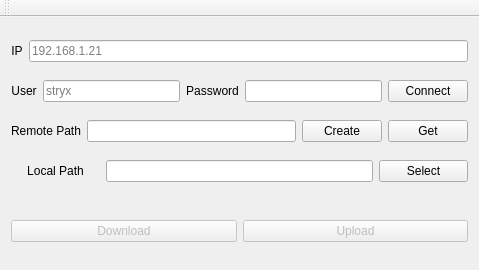
<?xml version="1.0" encoding="UTF-8"?>
<ui version="4.0">
 <class>MainWindow</class>
 <widget class="QMainWindow" name="MainWindow">
  <property name="geometry">
   <rect>
    <x>0</x>
    <y>0</y>
    <width>479</width>
    <height>270</height>
   </rect>
  </property>
  <property name="windowTitle">
   <string>MainWindow</string>
  </property>
  <widget class="QWidget" name="centralWidget">
   <layout class="QGridLayout" name="gridLayout_2">
    <item row="3" column="0">
     <layout class="QHBoxLayout" name="horizontalLayout_3" stretch="1,3,1">
      <item>
       <widget class="QLabel" name="label_4">
        <property name="text">
         <string>Local Path</string>
        </property>
        <property name="alignment">
         <set>Qt::AlignCenter</set>
        </property>
       </widget>
      </item>
      <item>
       <widget class="QLineEdit" name="le_path">
        <property name="clearButtonEnabled">
         <bool>true</bool>
        </property>
       </widget>
      </item>
      <item>
       <widget class="QPushButton" name="pb_select">
        <property name="text">
         <string>Select</string>
        </property>
        <attribute name="buttonGroup">
         <string notr="true">buttonGroup</string>
        </attribute>
       </widget>
      </item>
     </layout>
    </item>
    <item row="5" column="0">
     <layout class="QHBoxLayout" name="horizontalLayout_4">
      <item>
       <widget class="QPushButton" name="pb_download">
        <property name="enabled">
         <bool>false</bool>
        </property>
        <property name="text">
         <string>Download</string>
        </property>
       </widget>
      </item>
      <item>
       <widget class="QPushButton" name="pb_upload">
        <property name="enabled">
         <bool>false</bool>
        </property>
        <property name="text">
         <string>Upload</string>
        </property>
       </widget>
      </item>
     </layout>
    </item>
    <item row="1" column="0">
     <layout class="QHBoxLayout" name="horizontalLayout_2">
      <item>
       <widget class="QLabel" name="label_2">
        <property name="text">
         <string>User</string>
        </property>
        <property name="alignment">
         <set>Qt::AlignCenter</set>
        </property>
       </widget>
      </item>
      <item>
       <widget class="QLineEdit" name="le_user">
        <property name="placeholderText">
         <string>stryx</string>
        </property>
       </widget>
      </item>
      <item>
       <widget class="QLabel" name="label_3">
        <property name="text">
         <string>Password</string>
        </property>
        <property name="alignment">
         <set>Qt::AlignCenter</set>
        </property>
       </widget>
      </item>
      <item>
       <widget class="QLineEdit" name="le_pw">
        <property name="text">
         <string/>
        </property>
        <property name="echoMode">
         <enum>QLineEdit::Password</enum>
        </property>
        <property name="placeholderText">
         <string/>
        </property>
       </widget>
      </item>
      <item>
       <widget class="QPushButton" name="pb_connect">
        <property name="text">
         <string>Connect</string>
        </property>
        <property name="checkable">
         <bool>true</bool>
        </property>
       </widget>
      </item>
     </layout>
    </item>
    <item row="0" column="0">
     <layout class="QHBoxLayout" name="horizontalLayout">
      <item>
       <widget class="QLabel" name="label">
        <property name="text">
         <string>IP</string>
        </property>
        <property name="alignment">
         <set>Qt::AlignCenter</set>
        </property>
       </widget>
      </item>
      <item>
       <widget class="QLineEdit" name="le_ip">
        <property name="text">
         <string/>
        </property>
        <property name="placeholderText">
         <string>192.168.1.21</string>
        </property>
        <property name="clearButtonEnabled">
         <bool>true</bool>
        </property>
       </widget>
      </item>
     </layout>
    </item>
    <item row="2" column="0">
     <layout class="QHBoxLayout" name="horizontalLayout_5" stretch="1,3,1,1">
      <item>
       <widget class="QLabel" name="label_5">
        <property name="text">
         <string>Remote Path</string>
        </property>
        <property name="alignment">
         <set>Qt::AlignCenter</set>
        </property>
       </widget>
      </item>
      <item>
       <widget class="QLineEdit" name="le_remote_path"/>
      </item>
      <item>
       <widget class="QPushButton" name="pb_create">
        <property name="text">
         <string>Create</string>
        </property>
        <attribute name="buttonGroup">
         <string notr="true">buttonGroup</string>
        </attribute>
       </widget>
      </item>
      <item>
       <widget class="QPushButton" name="pb_get">
        <property name="text">
         <string>Get</string>
        </property>
        <attribute name="buttonGroup">
         <string notr="true">buttonGroup</string>
        </attribute>
       </widget>
      </item>
     </layout>
    </item>
    <item row="4" column="0">
     <spacer name="verticalSpacer">
      <property name="orientation">
       <enum>Qt::Vertical</enum>
      </property>
      <property name="sizeType">
       <enum>QSizePolicy::Fixed</enum>
      </property>
      <property name="sizeHint" stdset="0">
       <size>
        <width>20</width>
        <height>20</height>
       </size>
      </property>
     </spacer>
    </item>
   </layout>
  </widget>
  <widget class="QMenuBar" name="menuBar">
   <property name="geometry">
    <rect>
     <x>0</x>
     <y>0</y>
     <width>479</width>
     <height>22</height>
    </rect>
   </property>
  </widget>
  <widget class="QToolBar" name="mainToolBar">
   <attribute name="toolBarArea">
    <enum>TopToolBarArea</enum>
   </attribute>
   <attribute name="toolBarBreak">
    <bool>false</bool>
   </attribute>
  </widget>
 </widget>
 <layoutdefault spacing="6" margin="11"/>
 <resources/>
 <connections/>
 <buttongroups>
  <buttongroup name="buttonGroup"/>
 </buttongroups>
</ui>
